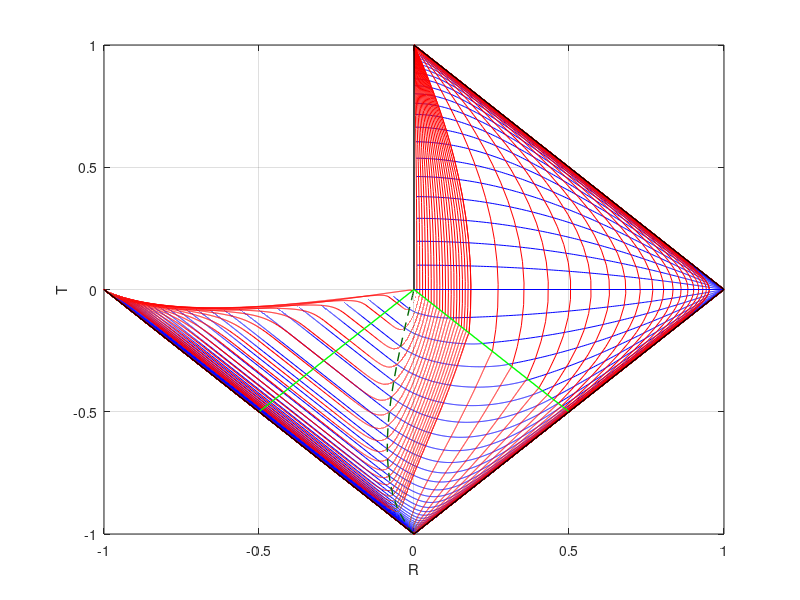

Write MATLAB code to recreate this figure.


figure;

#lines of constant t exterior
for c_values = [0.1:0.1:10,10:1:100];
  i = 1:length(c_values)
    % Calculate the upper and lower bounds for x based on the condition
    upper_bound = c_values(i)./ 0.0784;
    lower_bound = c_values(i)./ 1.1664;

    % Generate x values within the specified range
    x = linspace(lower_bound, upper_bound, 1000);
    current_c = c_values(i);

    % Calculate the corresponding y-values for the current c
    u1 = -x .* ((-0.28 + sqrt(current_c ./ x)).^(0.9)) .* ((0.41 + sqrt(current_c ./ x)).^(1.5)) .* ((0.87 + sqrt(current_c ./ x)).^(-0.44));
    u2 = -x .* (exp(-0.2 .* atan(3.32 .* sqrt(current_c ./ x) + 0.14))) .* ((1.08 - sqrt(current_c ./ x)).^(0.13)) .* ((current_c ./ x + 0.08 .* sqrt(current_c ./ x) + 0.09).^(0.9));
    T = 0.5.*(tanh(u1) + tanh(u2));
    R = 0.5.*(tanh(u1) - tanh(u2));

    % Plot the function for the current c
    plot(R, T, '-b');

    hold on; % Keep the current plot active
end

#lines of constant t interior
for k_values = [0.1:0.1:10,10:1:100];
    j = 1:length(k_values)
    % Calculate the upper and lower bounds for x based on the condition
    upper_bound = k_values(j)./ 0.0784;
    lower_bound = k_values(j)./ 1.1664;

    % Generate x values within the specified range
    x = linspace(10e-2, lower_bound, 10000);
    current_c = k_values(i);

    % Calculate the corresponding y-values for the current c
    u1 = -x .* ((-0.28 + sqrt(current_c ./ x)).^(0.9)) .* ((0.41 + sqrt(current_c ./ x)).^(1.5)) .* ((0.87 + sqrt(current_c ./ x)).^(-0.44));
    u2 = x .* (exp(-0.2 .* atan(3.32 .* sqrt(current_c ./ x) + 0.14))) .* ((-1.08 + sqrt(current_c ./ x)).^(0.13)) .* ((current_c ./ x + 0.08 .* sqrt(current_c ./ x) + 0.09).^(0.9));
    T = 0.5.*(tanh(u1) + tanh(u2));
    R = 0.5.*(tanh(u1) - tanh(u2));

    % Plot the function for the current c
    plot(R, T, '-b');

    hold on; % Keep the current plot active
end

# lines of constant r interior region
for a_values = [0.01,0.1:0.1:2,2:1:20,20:10:200,200:100:1000];
    n = 1:length(a_values)
    % Calculate the upper and lower bounds for x based on the condition
    lower_bound = a_values(n).* 0.0784;
    upper_bound = a_values(n).* 1.1664;

    % Generate x values within the specified range
    x = linspace(upper_bound, 100, 100000);
    current_c = a_values(n);

    % Calculate the corresponding y-values for the current c
    u1 = -current_c .* ((-0.28 + sqrt(x./current_c )).^(0.9)) .* ((0.41 + sqrt(x./current_c )).^(1.5)) .* ((0.87 + sqrt(x./current_c )).^(-0.44));
    u2 = current_c .* (exp(-0.2 .* atan(3.32 .* sqrt(x./current_c) + 0.14))) .* ((-1.08 + sqrt(x./current_c )).^(0.13)) .* ((x./current_c  + 0.08 .* sqrt(x./current_c ) + 0.09).^(0.9));
    T = 0.5.*(tanh(u1) + tanh(u2));
    R = 0.5.*(tanh(u1) - tanh(u2));
    linewidth = 0.8
    % Plot the function for the current c
    plot(R, T, '-r','LineWidth', linewidth);

    hold on; % Keep the current plot active
end


# lines of constant r exterior
for b_values = [0.1:0.1:2,2:1:20,20:10:200,200:100:1000];
    m = 1:length(b_values)
    % Calculate the upper and lower bounds for x based on the condition
    lower_bound = b_values(m).* 0.0784;
    upper_bound = b_values(m).* 1.1664;

    % Generate x values within the specified range
    x = linspace(lower_bound, upper_bound, 10000);
    current_c = b_values(m);

    % Calculate the corresponding y-values for the current c
    u1 = -current_c .* ((-0.28 + sqrt(x./current_c )).^(0.9)) .* ((0.41 + sqrt(x./current_c )).^(1.5)) .* ((0.87 + sqrt(x./current_c )).^(-0.44));
    u2 = -current_c .* (exp(-0.2 .* atan(3.32 .* sqrt(x./current_c) + 0.14))) .* ((1.08 - sqrt(x./current_c )).^(0.13)) .* ((x./current_c  + 0.08 .* sqrt(x./current_c ) + 0.09).^(0.9));
    T = 0.5.*(tanh(u1) + tanh(u2));
    R = 0.5.*(tanh(u1) - tanh(u2));

    % Plot the function for the current c
    plot(R, T, '-r');

    hold on; % Keep the current plot active
end
# Minkowski lines of constant t oben
for l_values = [0.1:0.1:2];
  s = 1:length(l_values)
    x=linspace(0.01,100,10000);
    current_l = l_values(s);
     % Calculate the corresponding y-values for the current c

    u1 = x + current_l;
    u2 = -x + current_l;
    T = 0.5.*(tanh(u1)+tanh(u2));
    R = 0.5.*(tanh(u1)-tanh(u2));
    % Plot the function for the current c
    plot(R, T, '-b');

    hold on; % Keep the current plot active

end

# Minkowski lines of constant t unten
for l_values = [0.1:0.1:2];
  s = 1:length(l_values)
    upper_bound = 1.18425.*l_values(s);
    x=linspace(upper_bound,100,10000);
    current_l = -1.18425.*l_values(s);
     % Calculate the corresponding y-values for the current c

    u1 = x + current_l;
    u2 = -x + current_l;
    T = 0.5.*(tanh(u1)+tanh(u2));
    R = 0.5.*(tanh(u1)-tanh(u2));
    % Plot the function for the current c
    plot(R, T, '-b');

    hold on; % Keep the current plot active

end

# Minkowski lines of constant r
for r_values = [0.1:0.1:2,2:1:20,20:10:200];
    z = 1:length(r_values);

    lower_bound = -0.09285.*r_values(z);

    x=linspace(lower_bound,100,1000);
    current_r = 0.09285.*r_values(z);

    % Calculate the corresponding y-values for the current c

    u1 = x + current_r;
    u2 = x - current_r;
    T = 0.5.*(tanh(u1)+tanh(u2));
    R = 0.5.*(tanh(u1)-tanh(u2));
    % Plot the function for the current c
    plot(R, T, '-r');

    hold on; % Keep the current plot active
end

#Important lines:
#Horizontal blue line for t=0
x1 = [0, 1];
y1 = [0, 0];
plot(x1, y1, 'b-');
hold on;

#Minkowski Border: z=0.0784
x3= [0,0.5]
y3= [0,-0.5]
plot(x3,y3,'g-','LineWidth', 1);
hold on;

#Horizon: z=1,1664
x4= [0,-0.5]
y4= [0,-0.5]
plot(x4,y4,'g-','LineWidth', 1);
hold on;

#Singularity
x = linspace(0.000784, 100, 50000);

u11 = -0.001.* ((-0.28 + sqrt(x./0.001 )).^(0.9)) .* ((0.41 + sqrt(x./0.001 )).^(1.5)) .* ((0.87 + sqrt(x./0.001 )).^(-0.44));
u22 = 0.001 .* (exp(-0.2 .* atan(3.32 .* sqrt(x./0.001) + 0.14))) .* ((-1.08 + sqrt(x./0.001)).^(0.13)) .* ((x./0.001  + 0.08 .* sqrt(x./0.001 ) + 0.09).^(0.9));
T1 = 0.5.*(tanh(u11) + tanh(u22));
R1 = 0.5.*(tanh(u11) - tanh(u22));
#plot(R1, T1, '-k','LineWidth', 1);
hold on;

#Radial mass scale z=0
R_values1 = [];
T_values1 = [];

for current_q = [0.01:0.01:0.1, 0.1:0.1:2, 2:1:20]
    c = current_q;

    % Calculate u1 and u2 using the given formulas
    u1 = -0.9458 * c;
    u2 = -0.6409 * c;

    % Calculate R and T for the current value of c
    T = 0.5 * (tanh(u1) + tanh(u2));
    R = 0.5 * (tanh(u1) - tanh(u2));

    % Append the results to the arrays
    R_values1 = [R_values1, R];
    T_values1 = [T_values1, T];
end
darkgreen = [0, 0.4, 0];

plot(R_values1, T_values1,'color',darkgreen, '--','LineWidth', 1);
hold on;

#Border lines
plot([-1,0],[0,-1],'k-','LineWidth', 1);
hold on;
plot([0,1],[-1,0],'k-','LineWidth', 1);
hold on;
plot([1,0],[0,1],'k-','LineWidth', 1);
hold on;
plot([0,0],[1,0],'k-','LineWidth', 1);
hold on;

axis([-1, 1, -1, 1]);
xlabel('R')
ylabel('T')
grid on


hold off; % Release the current plot
